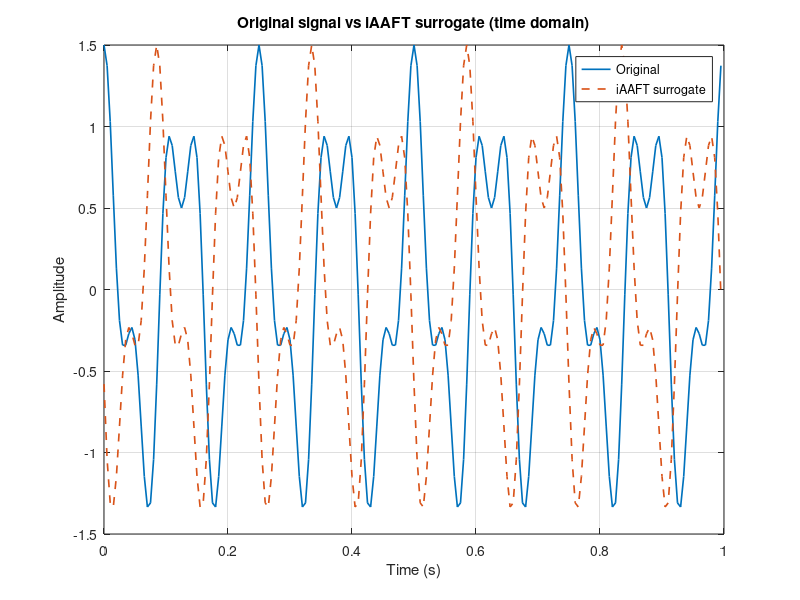
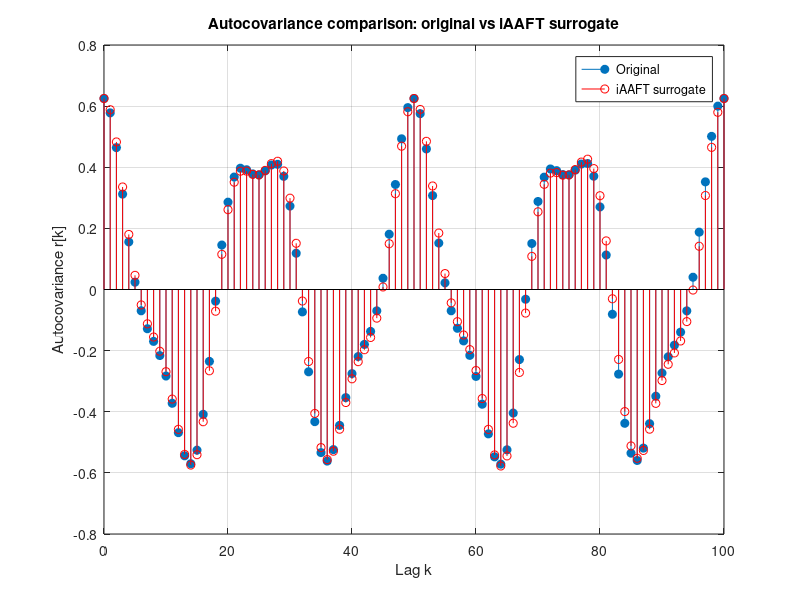

These figures' MATLAB source, in order:
clc; close all; clear;

%% ----------------------------
% Signal definition
%% ----------------------------
fs = 200;        % Hz
N  = 200;
n  = (0:N-1)';

x = cos(2*pi*8*n/fs) + 0.5*cos(2*pi*20*n/fs);

%% ----------------------------
% iAAFT surrogate (legacy-safe)
%% ----------------------------
tol  = 1e-6;
Nmax = 1000;

x_sorted = sort(x);
X_mag    = abs(fft(x));

s = x(randperm(N));   % random shuffle init
prevMSE = inf;

for it = 1:Nmax
    % spectral match
    S  = fft(s);
    S2 = X_mag .* exp(1j*angle(S));
    s2 = real(ifft(S2));

    % amplitude match
    [~, idx] = sort(s2);
    s(idx) = x_sorted;

    % convergence on magnitude spectrum
    mse = mean((abs(fft(s)) - X_mag).^2);
    if abs(mse - prevMSE) < tol
        break;
    end
    prevMSE = mse;
end

fprintf('iAAFT finished in %d iterations, final MSE = %.3e\n', it, mse);

%% ----------------------------
% Plot time-domain (original vs surrogate)
%% ----------------------------
t = n/fs;

figure(1); clf;
plot(t, x, 'LineWidth', 1.2); hold on;
plot(t, s, '--', 'LineWidth', 1.2);
grid on
xlabel('Time (s)'); ylabel('Amplitude');
title('Original signal vs iAAFT surrogate (time domain)');
legend('Original','iAAFT surrogate');

%% ----------------------------
% Autocovariance r[k], k=0..100
%% ----------------------------
Kmax = 100;

% Remove mean (autocovariance)
x0 = x - mean(x);
s0 = s - mean(s);

r_x = zeros(Kmax+1,1);
r_s = zeros(Kmax+1,1);

for k = 0:Kmax
    r_x(k+1) = (1/(N-k)) * sum( x0(1+ k:end) .* conj(x0(1:end-k)) );
    r_s(k+1) = (1/(N-k)) * sum( s0(1+ k:end) .* conj(s0(1:end-k)) );
end

figure(2); clf;
stem(0:Kmax, r_x, 'filled'); hold on;
stem(0:Kmax, r_s, 'r');
grid on
xlabel('Lag k'); ylabel('Autocovariance r[k]');
title('Autocovariance comparison: original vs iAAFT surrogate');
legend('Original','iAAFT surrogate');
